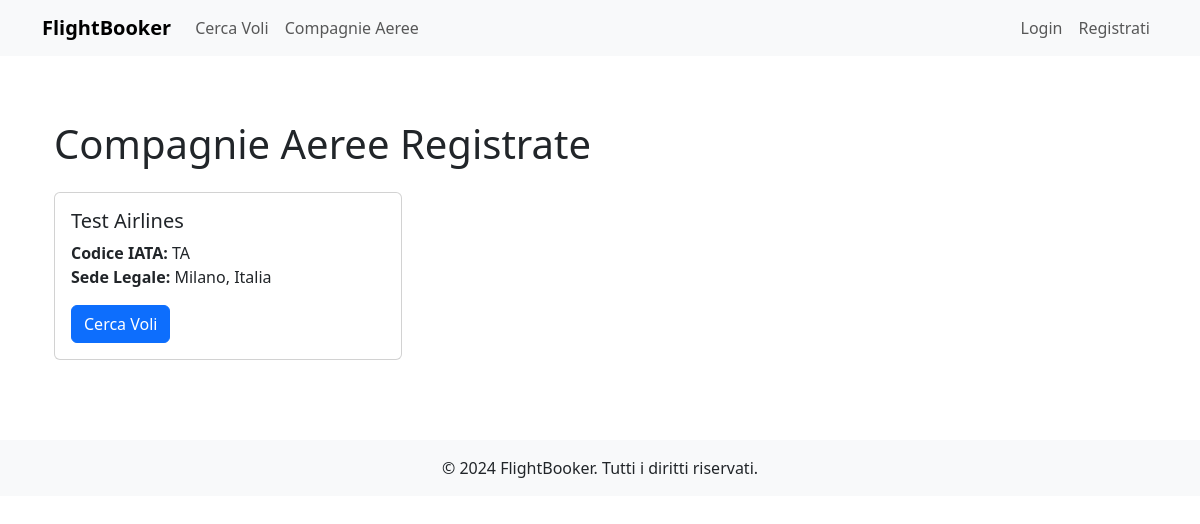
The app's page /compagnie with its own data.
### app/models.py (models this page shows, shortened)
class CompagniaAerea(db.Model):
    __tablename__ = 'compagnia_aerea'
    id = db.Column(db.Integer, primary_key=True)
    utente_id = db.Column(db.Integer, db.ForeignKey('utente.id'), unique=True, nullable=False)
    nome_compagnia = db.Column(db.String(100), nullable=False)
    codice_iata = db.Column(db.String(2), unique=True, nullable=True)
    sede_legale = db.Column(db.String(200), nullable=True)
    utente = db.relationship('Utente', back_populates='compagnia')
    voli = db.relationship('Volo', back_populates='compagnia', cascade='all, delete-orphan')

### app/routes/main.py (the view)
@main.route('/compagnie')
def lista_compagnie():
    compagnie = CompagniaAerea.query.all()
    return render_template('main/compagnie.html', compagnie=compagnie)

### app/templates/main/compagnie.html (shortened to what this page needs)
{% extends "base.html" %}
{% block content %}
<div class="container mt-4">
    <h1 class="mb-4">Compagnie Aeree Registrate</h1>
    {% if compagnie %}
        <div class="row">
            {% for compagnia in compagnie %}
                <div class="col-md-4 mb-4">
                    <div class="card h-100">
                        <div class="card-body">
                            <h5 class="card-title">{{ compagnia.nome_compagnia }}</h5>
                            <p class="card-text">
                                <strong>Codice IATA:</strong> {{ compagnia.codice_iata }}<br>
                                {% if compagnia.sede_legale %}
                                    <strong>Sede Legale:</strong> {{ compagnia.sede_legale }}
                                {% endif %}
                            </p>
                            <div class="mt-3">
                                <a href="{{ url_for('main.cerca_voli') }}?compagnia={{ compagnia.id }}"
                                   class="btn btn-primary">
                                    Cerca Voli
                                </a>
                            </div>
                        </div>
                    </div>
                </div>
            {% endfor %}
        </div>
    {% else %}
        <div class="alert alert-info">
            Non ci sono compagnie aeree registrate al momento.
        </div>
    {% endif %}
</div>
{% endblock %}

### app/templates/base.html (shortened to what this page needs)
<!DOCTYPE html>
<html lang="it">
<head>
    <link href="https://cdn.jsdelivr.net/npm/bootstrap@5.3.0/dist/css/bootstrap.min.css" rel="stylesheet">
</head>
<body>
    <nav class="navbar navbar-expand-lg navbar-light bg-light">
        <div class="container">
            <a class="navbar-brand" href="{{ url_for('main.index') }}">FlightBooker</a>
            <div class="collapse navbar-collapse" id="navbarNav">
                <ul class="navbar-nav me-auto">
                    <li class="nav-item">
                        <a class="nav-link" href="{{ url_for('main.cerca_voli') }}">Cerca Voli</a>
                    </li>
                    <li class="nav-item">
                        <a class="nav-link" href="{{ url_for('main.lista_compagnie') }}">Compagnie Aeree</a>
                    </li>
                </ul>
                <ul class="navbar-nav">
                    {% if current_user.is_authenticated %}
                        <li class="nav-item">
                            <span class="nav-link">Benvenuto, {{ current_user.nome }}</span>
                        </li>
                        <li class="nav-item">
                            <a class="nav-link" href="{{ url_for('auth.logout') }}">Logout</a>
                        </li>
                    {% else %}
                        <li class="nav-item">
                            <a class="nav-link" href="{{ url_for('auth.login') }}">Login</a>
                        </li>
                        <li class="nav-item">
                            <a class="nav-link" href="{{ url_for('auth.register') }}">Registrati</a>
                        </li>
                    {% endif %}
                </ul>
            </div>
        </div>
    </nav>
    <main class="container py-4">
        {% block content %}{% endblock %}
    </main>
    <footer class="footer">
        <div class="container text-center">
            <p class="mb-0">&copy; 2024 FlightBooker. Tutti i diritti riservati.</p>
        </div>
    </footer>
</body>
</html>

### app/templates/base.html (style rules this page uses)
.navbar-brand { font-weight: bold; }
.footer { margin-top: 2rem; padding: 1rem 0; background-color: #f8f9fa; }

### records on screen
CompagniaAerea: nome_compagnia "Test Airlines", codice_iata "TA", sede_legale "Milano, Italia"
